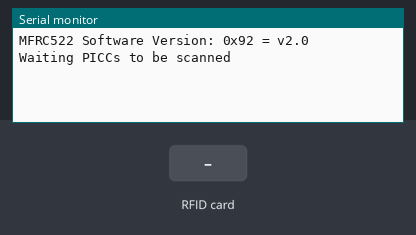
Recording of a sketch running on a simulated Arduino Uno, built with avr-gcc and run on an emulated ATmega328P. Shown: the last lines printed to the serial monitor. The test bench sets the inputs (shaded band).

Above: at 1.2 s.
1.3 s: RFID card 5E 7A 19 C4 held to the reader
At 2.4 s:
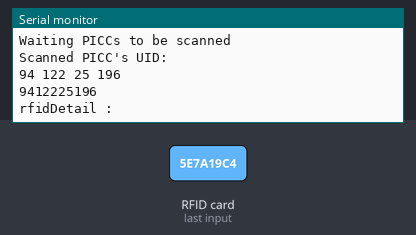
2.8 s: RFID card 5E 7A 19 C4 held to the reader
At 3.9 s:
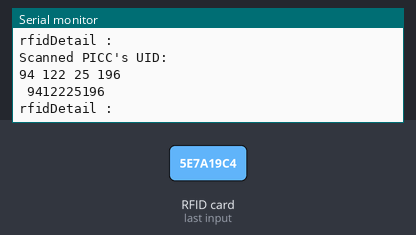

The sketch:

rfid_string.ino
```cpp
//Include Necessary Files
#include <SPI.h>
#include <MFRC522.h>

//Byte array to store UID
byte readCard[4];

// Defining pins for RC522
#define SS_PIN 10
#define RST_PIN 9
MFRC522 mfrc522(SS_PIN, RST_PIN);

// use this for Sd Card
char filename[] = "XXXXXXXXXXXXXXX.DAT";  // Stores variable filename
char extension[] = "DAT";          // sometimes the extension gets modified
char dir[] = "/PICCS/";
String rfidDetail;

void setup() {
  Serial.begin(9600);
  SPI.begin();
  mfrc522.PCD_Init();
  ShowReaderDetails();
  Serial.println(F("Waiting PICCs to be scanned"));
}

void loop(){
 getID();
}

void ShowReaderDetails() {
  // Get the MFRC522 software version
  byte v = mfrc522.PCD_ReadRegister(mfrc522.VersionReg);
  Serial.print(F("MFRC522 Software Version: 0x"));
  Serial.print(v, HEX);
  if (v == 0x91)
    Serial.print(F(" = v1.0"));
  else if (v == 0x92)
    Serial.print(F(" = v2.0"));
  else
    Serial.print(F(" (unknown)"));
  Serial.println("");
  // When 0x00 or 0xFF is returned, communication probably failed
  if ((v == 0x00) || (v == 0xFF)) {
    Serial.println(F("WARNING: Communication failure, is the MFRC522 properly connected?"));
   }
}

void getID() {
  // Getting ready for Reading PICCs
  if ( ! mfrc522.PICC_IsNewCardPresent()) { //If a new PICC placed to RFID reader continue
    return;
  }
  if ( ! mfrc522.PICC_ReadCardSerial()) {   //Since a PICC placed get Serial and continue
    return;
  }
  Serial.println(F("Scanned PICC's UID:"));
  for (int i = 0; i < 4; i++) {  //
    readCard[i] = mfrc522.uid.uidByte[i];
    rfidDetail+=readCard[i];
    Serial.print(readCard[i]);
    Serial.print(" ");
  }
  Serial.println();
  Serial.println(rfidDetail);
  rfidDetail=" ";
  Serial.print("rfidDetail :");
  Serial.println(rfidDetail);

//  if(readCard[0]== 228 && readCard[1]== 208 && readCard[2]== 23 && readCard[3]== 184 ){
//    // Do your Functions if card is good
//    Serial.println("I am your Card ");
//  }
//  else{
//    // If card is not valid ,it will come here.
//    Serial.println("Unknown ID : Access Denied" );
//  }
  mfrc522.PICC_HaltA(); // Stop reading
  //getFilename();    // Get data ready
  }


  void getFilename() {  // We will store UIDs as files on SD card
  sprintf(filename, "%s%02x%02x%02x%02x", dir, readCard[0], readCard[1], // Convert readCard data to char and append extension
          readCard[2], readCard[3], extension);
}
```

Measured:
- after the input at 1.3 s, the serial monitor: prints a new line at once (image 1)
- after the input at 2.8 s, the serial monitor: prints a new line after 0.06 s (image 2)
